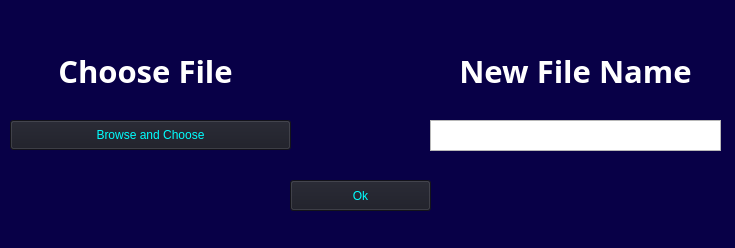
<?xml version="1.0" encoding="UTF-8"?>
<ui version="4.0">
 <class>RenameVault</class>
 <widget class="QMainWindow" name="RenameVault">
  <property name="geometry">
   <rect>
    <x>0</x>
    <y>0</y>
    <width>735</width>
    <height>248</height>
   </rect>
  </property>
  <property name="windowTitle">
   <string>MainWindow</string>
  </property>
  <property name="styleSheet">
   <string notr="true">QMainWindow {
    background-color: rgb(8, 0, 71);
    color: white
}

QLabel {
    color: white;
}

QPushButton {
    background-color: #1a1b25;
    color: cyan;
}

QPushButton:hover {
    background-color: #016064;
}</string>
  </property>
  <widget class="QWidget" name="centralwidget">
   <property name="layoutDirection">
    <enum>Qt::LeftToRight</enum>
   </property>
   <widget class="QLabel" name="label">
    <property name="geometry">
     <rect>
      <x>10</x>
      <y>50</y>
      <width>271</width>
      <height>41</height>
     </rect>
    </property>
    <property name="font">
     <font>
      <family>Ubuntu Mono</family>
      <pointsize>23</pointsize>
      <weight>75</weight>
      <bold>true</bold>
     </font>
    </property>
    <property name="text">
     <string>Choose File</string>
    </property>
    <property name="alignment">
     <set>Qt::AlignCenter</set>
    </property>
   </widget>
   <widget class="QPushButton" name="OldFileFind">
    <property name="geometry">
     <rect>
      <x>10</x>
      <y>120</y>
      <width>281</width>
      <height>30</height>
     </rect>
    </property>
    <property name="text">
     <string>Browse and Choose</string>
    </property>
   </widget>
   <widget class="QPushButton" name="Ok">
    <property name="geometry">
     <rect>
      <x>290</x>
      <y>180</y>
      <width>141</width>
      <height>31</height>
     </rect>
    </property>
    <property name="text">
     <string>Ok</string>
    </property>
   </widget>
   <widget class="QTextEdit" name="FileNameInput">
    <property name="geometry">
     <rect>
      <x>430</x>
      <y>120</y>
      <width>291</width>
      <height>31</height>
     </rect>
    </property>
   </widget>
   <widget class="QLabel" name="label_2">
    <property name="geometry">
     <rect>
      <x>440</x>
      <y>50</y>
      <width>271</width>
      <height>41</height>
     </rect>
    </property>
    <property name="font">
     <font>
      <family>Ubuntu Mono</family>
      <pointsize>23</pointsize>
      <weight>75</weight>
      <bold>true</bold>
     </font>
    </property>
    <property name="text">
     <string>New File Name</string>
    </property>
    <property name="alignment">
     <set>Qt::AlignCenter</set>
    </property>
   </widget>
  </widget>
 </widget>
 <resources/>
 <connections/>
</ui>
